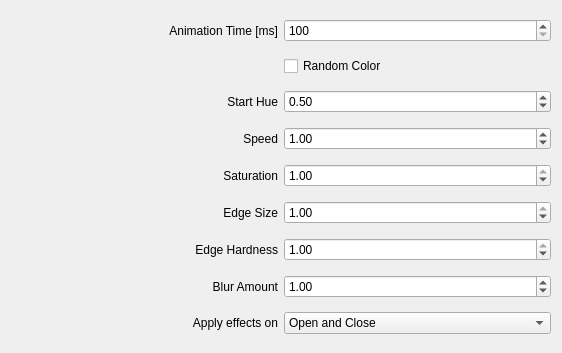
<?xml version="1.0" encoding="UTF-8"?>

<!--
SPDX-FileCopyrightText: Simon Schneegans <code@simonschneegans.de>
SPDX-License-Identifier: GPL-3.0-or-later
-->

<ui version="4.0">
    <class>BMWConfigForm</class>
    <widget class="QWidget" name="BMWConfigForm">
        <property name="geometry">
            <rect>
                <x>0</x>
                <y>0</y>
                <width>562</width>
                <height>353</height>
            </rect>
        </property>
        <layout class="QGridLayout" name="gridLayout">
            <item row="0" column="0">
                <widget class="QLabel" name="label">
                    <property name="text">
                        <string>Animation Time [ms]</string>
                    </property>
                    <property name="alignment">
                        <set>Qt::AlignmentFlag::AlignRight|Qt::AlignmentFlag::AlignTrailing|Qt::AlignmentFlag::AlignVCenter</set>
                    </property>
                </widget>
            </item>
            <item row="0" column="1">
                <widget class="QSpinBox" name="kcfg_Duration">
                    <property name="minimum">
                        <number>100</number>
                    </property>
                    <property name="maximum">
                        <number>9999</number>
                    </property>
                    <property name="singleStep">
                        <number>100</number>
                    </property>
                </widget>
            </item>
            <item row="1" column="1">
                <widget class="QCheckBox" name="kcfg_RandomColor">
                    <property name="text">
                        <string>Random Color</string>
                    </property>
                </widget>
            </item>
            <item row="2" column="0">
                <widget class="QLabel" name="label_3">
                    <property name="text">
                        <string>Start Hue</string>
                    </property>
                    <property name="alignment">
                        <set>Qt::AlignmentFlag::AlignRight|Qt::AlignmentFlag::AlignTrailing|Qt::AlignmentFlag::AlignVCenter</set>
                    </property>
                </widget>
            </item>
            <item row="2" column="1">
                <widget class="QDoubleSpinBox" name="kcfg_StartHue">
                    <property name="minimum">
                        <double>0.000000000000000</double>
                    </property>
                    <property name="maximum">
                        <double>1.000000000000000</double>
                    </property>
                    <property name="singleStep">
                        <double>0.100000000000000</double>
                    </property>
                    <property name="value">
                        <double>0.500000000000000</double>
                    </property>
                </widget>
            </item>
            <item row="3" column="0">
                <widget class="QLabel" name="label_6">
                    <property name="text">
                        <string>Speed</string>
                    </property>
                    <property name="alignment">
                        <set>Qt::AlignmentFlag::AlignRight|Qt::AlignmentFlag::AlignTrailing|Qt::AlignmentFlag::AlignVCenter</set>
                    </property>
                </widget>
            </item>
            <item row="3" column="1">
                <widget class="QDoubleSpinBox" name="kcfg_Speed">
                    <property name="minimum">
                        <double>-5.000000000000000</double>
                    </property>
                    <property name="maximum">
                        <double>5.000000000000000</double>
                    </property>
                    <property name="singleStep">
                        <double>0.100000000000000</double>
                    </property>
                    <property name="value">
                        <double>1.000000000000000</double>
                    </property>
                </widget>
            </item>
            <item row="4" column="0">
                <widget class="QLabel" name="label_4">
                    <property name="text">
                        <string>Saturation</string>
                    </property>
                    <property name="alignment">
                        <set>Qt::AlignmentFlag::AlignRight|Qt::AlignmentFlag::AlignTrailing|Qt::AlignmentFlag::AlignVCenter</set>
                    </property>
                </widget>
            </item>
            <item row="4" column="1">
                <widget class="QDoubleSpinBox" name="kcfg_Saturation">
                    <property name="minimum">
                        <double>0.000000000000000</double>
                    </property>
                    <property name="maximum">
                        <double>1.000000000000000</double>
                    </property>
                    <property name="singleStep">
                        <double>0.100000000000000</double>
                    </property>
                    <property name="value">
                        <double>1.000000000000000</double>
                    </property>
                </widget>
            </item>
            <item row="5" column="0">
                <widget class="QLabel" name="label_4">
                    <property name="text">
                        <string>Edge Size</string>
                    </property>
                    <property name="alignment">
                        <set>Qt::AlignmentFlag::AlignRight|Qt::AlignmentFlag::AlignTrailing|Qt::AlignmentFlag::AlignVCenter</set>
                    </property>
                </widget>
            </item>
            <item row="5" column="1">
                <widget class="QDoubleSpinBox" name="kcfg_EdgeSize">
                    <property name="minimum">
                        <double>0.000000000000000</double>
                    </property>
                    <property name="maximum">
                        <double>1.000000000000000</double>
                    </property>
                    <property name="singleStep">
                        <double>0.100000000000000</double>
                    </property>
                    <property name="value">
                        <double>1.000000000000000</double>
                    </property>
                </widget>
            </item>
            <item row="6" column="0">
                <widget class="QLabel" name="label_5">
                    <property name="text">
                        <string>Edge Hardness</string>
                    </property>
                    <property name="alignment">
                        <set>Qt::AlignmentFlag::AlignRight|Qt::AlignmentFlag::AlignTrailing|Qt::AlignmentFlag::AlignVCenter</set>
                    </property>
                </widget>
            </item>
            <item row="6" column="1">
                <widget class="QDoubleSpinBox" name="kcfg_EdgeHardness">
                    <property name="minimum">
                        <double>0.000000000000000</double>
                    </property>
                    <property name="maximum">
                        <double>1.000000000000000</double>
                    </property>
                    <property name="singleStep">
                        <double>0.100000000000000</double>
                    </property>
                    <property name="value">
                        <double>1.000000000000000</double>
                    </property>
                </widget>
            </item>
            <item row="7" column="0">
                <widget class="QLabel" name="label_7">
                    <property name="text">
                        <string>Blur Amount</string>
                    </property>
                    <property name="alignment">
                        <set>Qt::AlignmentFlag::AlignRight|Qt::AlignmentFlag::AlignTrailing|Qt::AlignmentFlag::AlignVCenter</set>
                    </property>
                </widget>
            </item>
            <item row="7" column="1">
                <widget class="QDoubleSpinBox" name="kcfg_BlurAmount">
                    <property name="minimum">
                        <double>0.000000000000000</double>
                    </property>
                    <property name="maximum">
                        <double>30.000000000000000</double>
                    </property>
                    <property name="singleStep">
                        <double>1.000000000000000</double>
                    </property>
                    <property name="value">
                        <double>1.000000000000000</double>
                    </property>
                </widget>
            </item>
        
            <item row="8" column="0">
                <widget class="QLabel" name="label_ApplyEffectsOn">
                    <property name="text">
                        <string>Apply effects on</string>
                    </property>
                    <property name="alignment">
                        <set>Qt::AlignmentFlag::AlignRight|Qt::AlignmentFlag::AlignTrailing|Qt::AlignmentFlag::AlignVCenter</set>
                    </property>
                </widget>
            </item>
            <item row="8" column="1">
                <widget class="QComboBox" name="kcfg_ApplyEffectsOn">
                                        <property name="currentIndex">
                        <number>2</number>
                    </property>
<item>
                        <property name="text">
                            <string>Open only</string>
                        </property>
                    </item>
                    <item>
                        <property name="text">
                            <string>Close only</string>
                        </property>
                    </item>
                    <item>
                        <property name="text">
                            <string>Open and Close</string>
                        </property>
                    </item>
                </widget>
            </item>

        </layout>
    </widget>
    <resources />
    <connections />
</ui>
